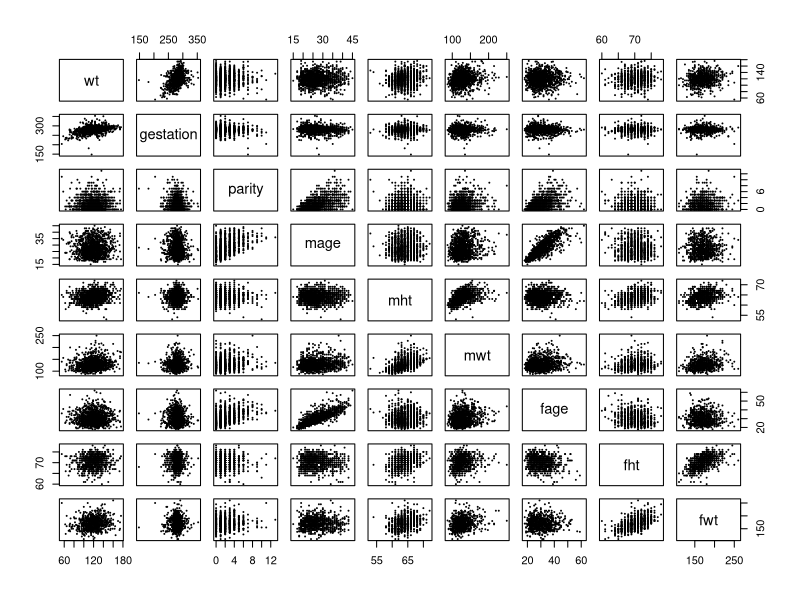
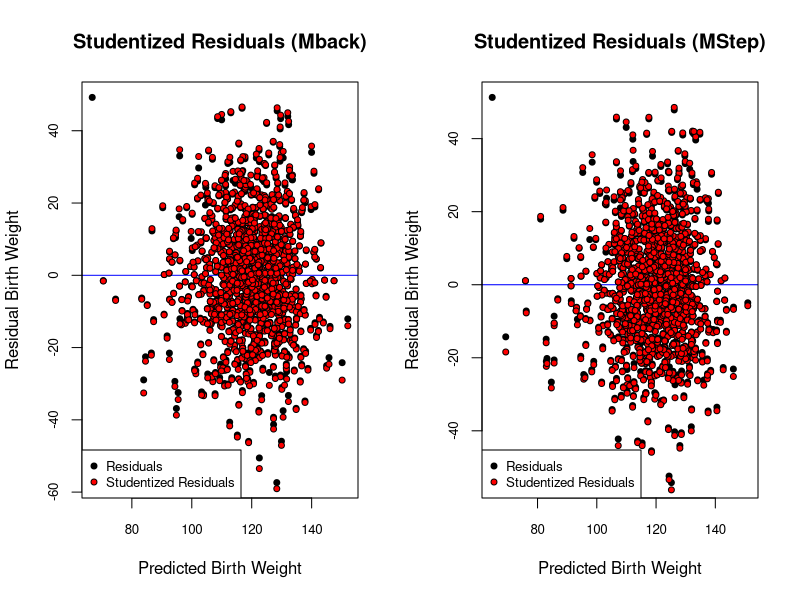
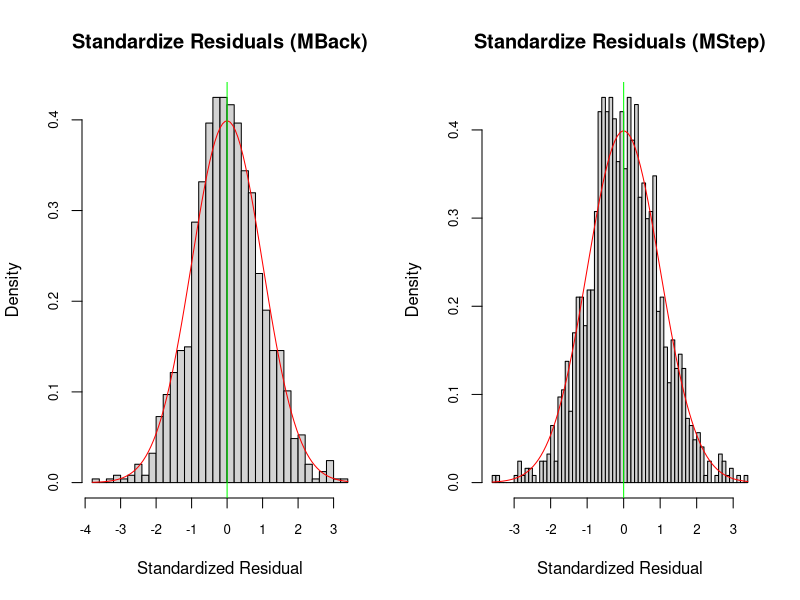
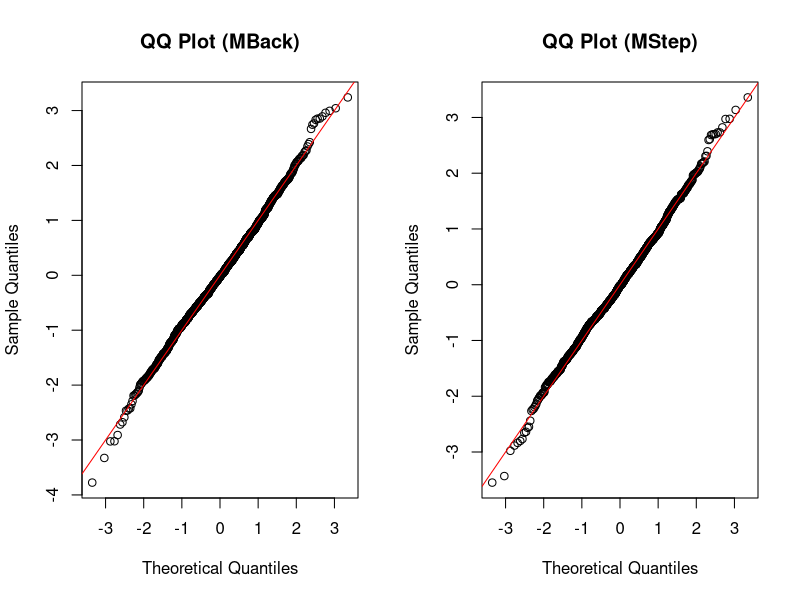
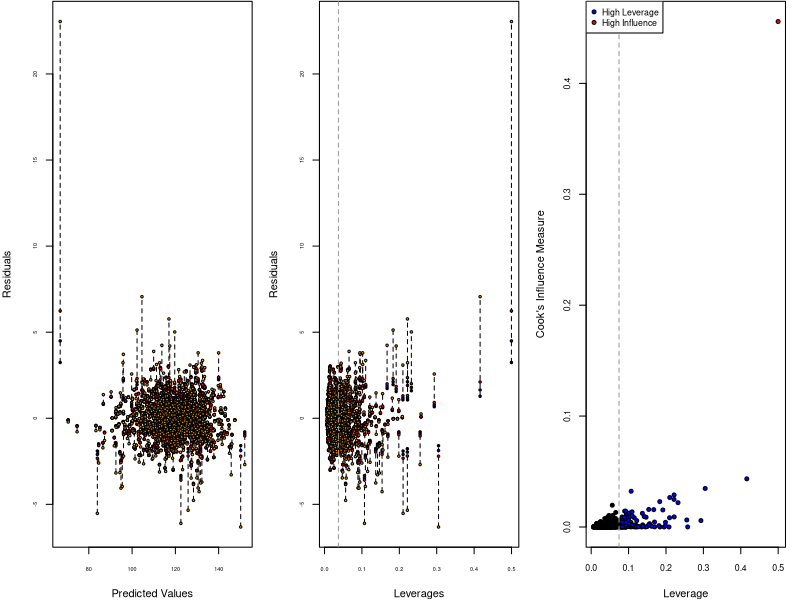
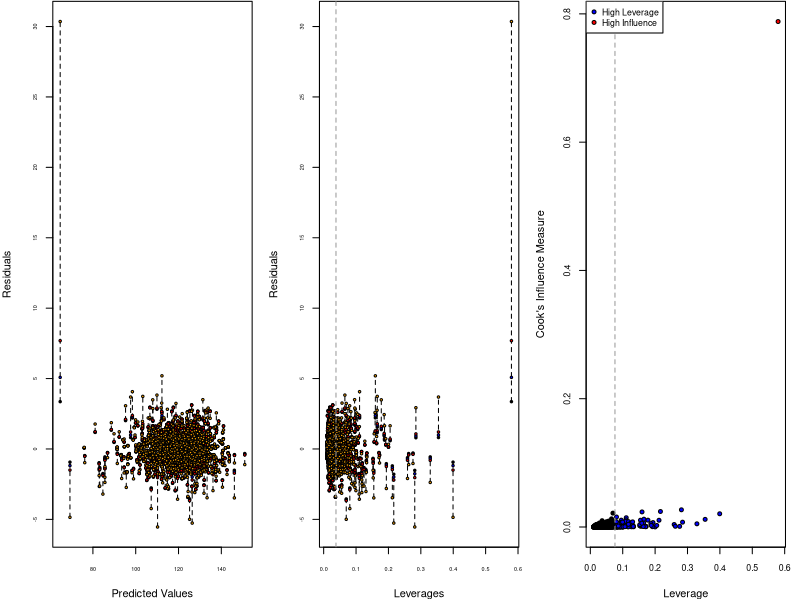
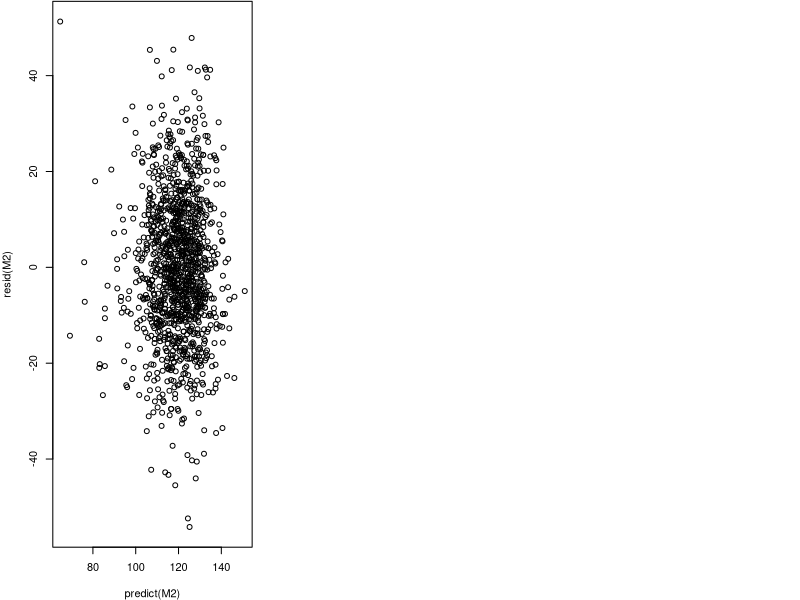

These figures' R source, in order: (Note: a time limit stopped this script after it produced the figures.)
## ---- chunk 1
knitr::opts_chunk$set(echo = TRUE)
library(mice)
## ---- chunk 2
# read in data
births.raw = read.csv("chds_births.csv")
## ---- chunk 3
# Validating Variables
births.raw$marital[!births.raw$marital %in% c(1:5)] = NA

# Setting unknown data to NA so that they can be imputed
births.raw$time[births.raw$time %in% c(9)] = NA
births.raw$number[births.raw$number %in% c(9)] = NA
## ---- chunk 4
# list of categorical variables
categoricals = c('meth', 'feth', 'med', 'fed', 'marital',
                 'income', 'smoke', 'time', 'number')#, 'parity', 'mht', 'fht')
# list of continuous variables
continuous = names(births.raw)[! names(births.raw) %in% categoricals]

# Categorize m/feth
meth.categories = c(rep('Caucasian', 6), 'Other', 
                    'African-American', 'Other', 'Other', 'Other')
for (i in 1:length(meth.categories)) {
  births.raw$meth[births.raw$meth == i-1] = meth.categories[i]
  births.raw$feth[births.raw$feth == i-1] = meth.categories[i]
}
births.raw$meth = as.factor(births.raw$meth)
births.raw$feth = as.factor(births.raw$feth)

# Categorize m/fed
med.categories = c('Other', 'middle school', 'high school', 'Other',
                   'high school + some college', 'college graduate',
                   'Other', 'Other')
for (i in 1:length(med.categories)) {
  births.raw$med[births.raw$med == i-1] = med.categories[i]
  births.raw$fed[births.raw$fed == i-1] = med.categories[i]
}
births.raw$med = as.factor(births.raw$med)
births.raw$fed = as.factor(births.raw$fed)

# Categorize marital
marital.categories = c('married', 'single', 'single', 
                       'single', 'single')
for (i in 1:length(marital.categories)) {
  births.raw$marital[births.raw$marital == i] = marital.categories[i]
}
births.raw$marital = as.factor(births.raw$marital)

# Categorize income
income.categories = c('under 2500', '2500-4999', '5000-7499','7500-9999', 
                      '10000-12499', '12500-14999', '15000-17499', 
                      '17500-19999', '20000-22499', 'over 22500')
for (i in 1:length(income.categories)) {
  births.raw$income[births.raw$income == i-1] = income.categories[i]
}
births.raw$income = as.factor(births.raw$income)

# Categorize smoke
smoke.categories = c('never', 'smokes now', 'until pregnancy', 
                     'used to, not anymore')
for (i in 1:length(smoke.categories)) {
  births.raw$smoke[births.raw$smoke == i-1] = smoke.categories[i]
}
births.raw$smoke = as.factor(births.raw$smoke)

# Categorize time
time.categories = c('never or more than 10 years', 'still smokes', 
                    'during pregnancy', 'less than 10 year', 
                    'less than 10 year', 'less than 10 year', 
                    'less than 10 year', 'less than 10 year', 
                    'never or more than 10 years', 'quit but don’t know when')
for (i in 1:length(time.categories)) {
  births.raw$time[births.raw$time == i-1] = time.categories[i]
}
births.raw$time = as.factor(births.raw$time)

# Categorize number
number.categories = c('never smoked', 'less than 20', 'less than 20', 
                      'less than 20', 'less than 20', 'more than 20',
                      'more than 20', 'more than 20', 'more than 20', 
                      'smoked but don’t know how much')
for (i in 1:length(number.categories)) {
  births.raw$number[births.raw$number == i-1] = number.categories[i]
}
births.raw$number = as.factor(births.raw$number)

# delete covariate smoke
births.raw$smoke = NULL
## ---- chunk 5
# reduce the dataset to contain only continuous data
births.raw.cont = births.raw[ , ! names(births.raw) %in% categoricals]

pairs(births.raw.cont, cex = 0.2)
## ---- chunk 6
# Categorize parity
births.raw$parity[births.raw$parity > 5] = 5
parity.categories = c('zero', 'one', 'two', 'three', 'four', 'more than four')
for (i in 1:length(parity.categories)) {
  births.raw$parity[births.raw$parity == i-1] = parity.categories[i]
}
births.raw$parity = as.factor(births.raw$parity)

table(births.raw$parity)
## ---- chunk 7
# impute the data via mice package
invisible(capture.output(births.mice <- mice(births.raw, method = "cart", seed = 1)))
births.clean <- complete(births.mice)
## ---- chunk 8
# Variance Inflaction Factor
# design matrix excluding intercept
X <- model.matrix(lm(wt ~ gestation + mage + mwt + fage
                     + fwt + mht + fht - 1, data = births.clean))
C <- cor(X) # correlation matrix
vif <- diag(solve(C))

# pre-fitting model
MPrefit <- lm(wt ~ gestation + mage + mwt + fwt + fht + mht, data = births.clean)
## ---- chunk 9
M0 <- lm(wt ~ 1, data = births.clean) # initial model
Mfull <- lm(wt ~ ( . - number - time - fed - med - feth - meth - marital)^2+
              number + time + fed + med + feth + meth + marital +
              I(gestation^2) + I(mage^2) + I(mht^2) + I(mwt^2) + I(fage^2) + 
              I(fht^2) + I(fwt^2), data = births.clean) # full model
Mstart <- lm(wt ~ ., data = births.clean) # start model
## ---- chunk 10
# forward selection
Mfwd <- step(object = M0,
             scope = list(lower = M0, upper = Mfull),
             direction = "forward",
             trace = FALSE)
## ---- chunk 11
# backward elimination
Mback <- step(object = Mfull,
              scope = list(lower = M0, upper = Mfull),
              direction = "backward",
              trace = FALSE)
## ---- chunk 12
# stepwise selection
Mstep <- step(object = Mstart,
              scope = list(lower = M0, upper = Mfull),
              direction = "both",
              trace = FALSE)
## ---- chunk 13
# Press Statistic
calPress <- function(M){
  press <- resid(M)/(1-hatvalues(M))
  press <- sum(press^2)
  return(press)
}

# Calculate PRESS for all four models
press1 <- calPress(Mfwd);
press2 <- calPress(Mback);
press3 <- calPress(Mstep);
press4 <- calPress(MPrefit)

presses <- c(press1, press2, press3, press4)

# AIC Statistic
# Calculate AIC for all four models
AIC1 <- AIC(Mfwd)
AIC2 <- AIC(Mback)
AIC3 <- AIC(Mstep)
AIC4 <- AIC(MPrefit)

AICS <- c(AIC1, AIC2, AIC3, AIC4)

# R^2
# Calculate R^2 for all four models
r.squared <- c(summary(Mfwd)$r.squared, summary(Mback)$r.square, 
               summary(Mstep)$r.square, summary(MPrefit)$r.square)

# Make table of all informations for printing
info <- c(r.squared,AICS,presses)
info <- matrix(t(info),nrow = 4,ncol = 3)
rownames(info)<-c("MFwd", "MBack", "MStep", "MPrefit")
colnames(info)<-c("R^2", "AIC", "Press")
info
## ---- chunk 14
# models to compare
M1 <- Mback
M2 <- Mstep
## ---- chunk 15
# function for drawing studendized residual plots
StuResPlot <- function(M,name) {
  cex <- .8
  res <- residuals(M)
  h <- hatvalues(M)  # Hat matrix
  res.stu <- res/sqrt(1-h) # studentized residuals, but on the data scale
  y.hat <- predict(M)
  par(4,.1,4,.1)
  plot(y.hat, res, pch = 21, bg = "black", 
       cex = cex, 
       cex.axis = cex,
       xlab = "Predicted Birth Weight",
       ylab = "Residual Birth Weight",
       main = paste("Studentized Residuals",name),
       abline(h = mean(res), col = "blue"))
  points(y.hat, res.stu, pch = 21, bg = "red", cex = cex)
  legend(x = "bottomleft", c("Residuals", "Studentized Residuals"),
         pch = 21, pt.bg = c("black", "red"), pt.cex = cex, cex = cex)
}

# function for drawing standardized residual plots
StaResPlot <- function(M,name) {
  cex <- .8
  res <- residuals(M) # Hat matrix
  h <- hatvalues(M)
  sigma.hat <- sigma(M)
  par(4,.1,4,.1)
  hist(res/sigma.hat, breaks = 50, freq = FALSE, cex.axis = cex,
  xlab = "Standardized Residual", main = paste("Standardize Residuals",name))
  curve(dnorm(x), col = "red", add = TRUE)
  abline(v = mean(res/sigma.hat), col = "green")
}

#function for drawing QQ plots
QQPlot <- function(M,name) {
  res <- residuals(M)
  h <- hatvalues(M)
  qqnorm(res/sigma(M),main = paste("QQ Plot",name))
  abline(a=0, b=1, col = "red") #add 45 degree line
}

par(mfrow = c(1,2))

# studendized residual for backward elimination model:
StuResPlot(Mback,"(Mback)")

# studentdized residual for stepwise selection model:
StuResPlot(Mstep,"(MStep)")

## ---- chunk 16
par(mfrow = c(1,2))

# standardized residual for backward elimination model:
StaResPlot(Mback,"(MBack)")

# standardized residual for stepwise selection model:
StaResPlot(Mstep,"(MStep)")
## ---- chunk 17
par(mfrow = c(1,2))

# QQ-plot for backward selection model:
QQPlot(Mback,"(MBack)")

# QQ-plot for stepwise selection model:
QQPlot(Mstep,"(MStep)")
## ---- chunk 18
# function to produce leverage and influence plots
LeverageInfluence <- function(M) {
  y.hat <- predict(M) # predicted values
  sigma.hat <- sigma(M)
  res <- resid(M) # original residuals$
  res.sta <- res/sigma.hat # standardized residuals

  # compute leverages
  h <- hatvalues(M) # hat matrix
  res.stu <- res.sta/sqrt(1-h) # studentized residuals

  # PRESS residuals
  press <- res/(1-h)

  # DFFITS residuals
  dfts <- dffits(M)

  # standardize each of these such that they are identical at the average
  # leverage value
  p <- length(coef(M))
  n <- nobs(M)
  hbar <- p/n # average leverage
  res.stu <- res.stu*sqrt(1 - hbar) # at h = hbar, res.stu = res.sta
  press <- press*(1 - hbar)/sigma.hat # at h = hbar, press = res.sta
  dfts <- dfts*(1 - hbar)/sqrt(hbar) # at h = hbar, dfts = res.sta

  # plot all residuals
  par(mfrow = c(1,3), mar = c(4,4,.1,1.1))
  cex <- .5
  plot(y.hat, rep(0, length(y.hat)),
       type = "n", # empty plot to get the axis range
       ylim = range(res.sta, res.stu, press, dfts),
       cex.axis = cex,
       xlab = "Predicted Values",
       ylab = "Residuals")

  # dotted line connecting each observations residuals for better visibility
  segments(x0 = y.hat,
           y0 = pmin(res.sta, res.stu, press, dfts),
           y1 = pmax(res.sta, res.stu, press, dfts),
           lty = 2)
  points(y.hat, res.sta, pch = 21, bg = "black", cex = cex)
  points(y.hat, res.stu, pch = 21, bg = "blue", cex = cex)
  points(y.hat, press, pch = 21, bg = "red", cex = cex)
  points(y.hat, dfts, pch = 21, bg = "orange", cex = cex)

  # against leverages
  plot(h, rep(0, length(y.hat)),
       type = "n",
       cex.axis = cex,
       ylim = range(res.sta, res.stu, press, dfts),
       xlab = "Leverages", ylab = "Residuals")

  segments(x0 = h,
          y0 = pmin(res.sta, res.stu, press, dfts),
          y1 = pmax(res.sta, res.stu, press, dfts),
          lty = 2)
  points(h, res.sta, pch = 21, bg = "black", cex = cex)
  points(h, res.stu, pch = 21, bg = "blue", cex = cex)
  points(h, press, pch = 21, bg = "red", cex = cex)
  
  points(h, dfts, pch = 21, bg = "orange", cex = cex)
  abline(v = hbar, col = "grey60", lty = 2)

  # cook's distance vs. leverage
  D <- cooks.distance(M)

  # flag some of the points
  infl.ind <- which.max(D) # top influence point
  lev.ind <- h > 2*hbar # leverage more than 2x the average
  clrs <- rep("black", len = n)
  clrs[lev.ind] <- "blue"
  clrs[infl.ind] <- "red"
  # par(mfrow = c(1,1), mar = c(4,4,1,1))
  cex <- .8
  plot(h, D, xlab = "Leverage", ylab = "Cook's Influence Measure",
  pch = 21, bg = clrs, cex = cex, cex.axis = cex)

  
  p <- length(coef(M))
  n <- nrow(births.clean)
  hbar <- p/n # average leverage
  abline(v = 2*hbar, col = "grey60", lty = 2) # 2x average leverage
  legend("topleft", legend = c("High Leverage", "High Influence"), pch = 21,
         pt.bg = c("blue", "red"), cex = cex, pt.cex = cex)
  return(c(infl.ind, D[infl.ind]))
}

# calculate leverage influence:
a <-LeverageInfluence(Mback)
leverageInf <-LeverageInfluence(Mstep)
## ---- chunk 19
# Check outliers in Mstep
plot(predict(M2), resid(M2))
entry <- which.max(abs(resid(M2)))
## ---- chunk 20
# Cross-validation setup
nreps <- 2e3 # number of replications
ntot <- nrow(births.clean) # total number of observations
ntrain <- floor(ntot * 0.7) # size of training set
ntest <- ntot-ntrain # size of test set
mspe1 <- rep(NA, nreps) # sum-of-square errors for each CV replication
mspe2 <- rep(NA, nreps)
logLambda <- rep(NA, nreps) # log-likelihod ratio statistic for each replication
for(ii in 1:nreps) {
  # randomly select training observations
  train.ind <- sample(ntot, ntrain) # training observations
  # refit the models on the subset of training data; ?update for details!
  M1.cv <- update(M1, subset = train.ind)
  M2.cv <- update(M2, subset = train.ind)
  # out-of-sample residuals for both models
  # that is, testing data - predictions with training parameters
  M1.res <- births.clean$wt[-train.ind] -
            predict(M1.cv, newdata = births.clean[-train.ind,])
  M2.res <- births.clean$wt[-train.ind] -
            predict(M2.cv, newdata = births.clean[-train.ind,])
  # mean-square prediction errors
  mspe1[ii] <- mean(M1.res^2)
  mspe2[ii] <- mean(M2.res^2)
  # out-of-sample likelihood ratio
  M1.sigma <- sqrt(sum(resid(M1.cv)^2)/ntrain) # MLE of sigma
  M2.sigma <- sqrt(sum(resid(M2.cv)^2)/ntrain)
  # since res = y - pred, dnorm(y, pred, sd) = dnorm(res, 0, sd)
  logLambda[ii] <- sum(dnorm(M1.res, mean = 0, sd = M1.sigma, log = TRUE))
  logLambda[ii] <- logLambda[ii] -
                   sum(dnorm(M2.res, mean = 0, sd = M2.sigma, log = TRUE))
}

# plot rMSPE and out-of-sample log
par(mfrow = c(1,2))
par(mar = c(4.5, 4.5, .1, .1))
boxplot(x = list(sqrt(mspe1), sqrt(mspe2)), 
        names = expression(M[BACK], M[STEP]), cex = .7,
        ylab = expression(sqrt(MSPE)), col = c("yellow", "orange"))
hist(logLambda, breaks = 50, freq = FALSE,
     xlab = expression(Lambda^{test}),
     main = "", cex = .7)
abline(v = mean(logLambda), col = "red") # average value
## ---- chunk 21
# Answer for Q1 in conclusion
extractP <- function(index) {
  anova(Mstep)$'Pr(>F)'[index]
}

constructP <- function(x) {
  pVal <- c()
  for(i in 1:length(x)){
    pVal <- c(pVal,extractP(x[i]))
  }
  
  return(pVal)
}

x <- c(1,3,4,5,6,7,9,13)
var <- c("gestation ","meth","mht","mwt","fht","fwt","time","gestation:income")
info.pVal <- rbind(var,constructP(x))
info.pVal

## ---- chunk 22
# Answer for Q4 in conclusion
max.leverage.Influential <- rbind(c("Leverage","Influential"), leverageInfP)
max.leverage.Influential
## ---- chunk 23
# Answer for Q5 in conclusion
par(mfrow = c(3,1))
StuResPlot(Mstep,"(MStep)")
StaResPlot(Mstep,"(MStep)")
QQPlot(Mstep,"(MStep)")
